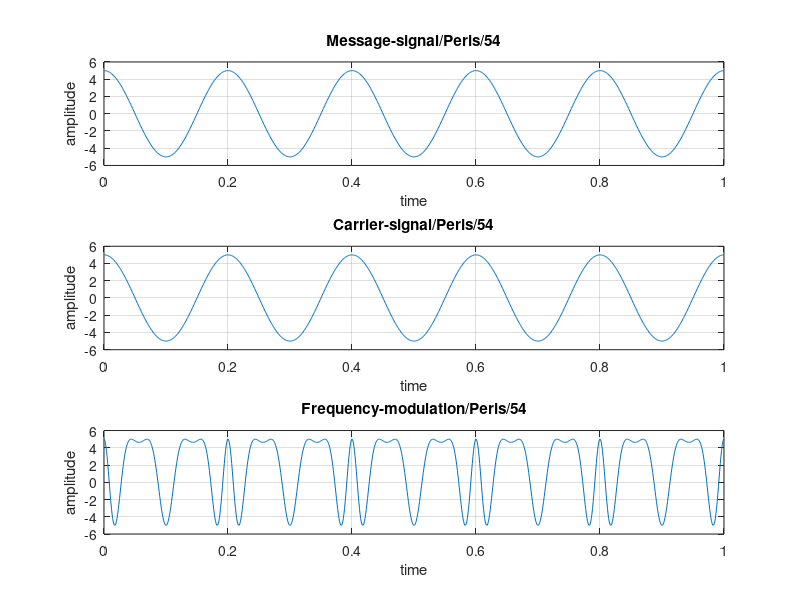

Source code (MATLAB):



clc;
close all;
clear all;
t=0:0.001:1;
fm=input('Enter message frequency');
am=input('Enter message amplitude');
fc=input('Enter carrier frequency');
ac=input('Enter carrier amplitude');
kf=input('Enter frequency sensitivity');
x=am*cos(2*pi*fm*t);
c=ac*cos(2*pi*fc*t);
b=(kf*am)/fm;
A=ac.*cos(2*pi*fc*t+(b.*sin(2*pi*fm*t)));
subplot(3,1,1);
plot(t,x);
xlabel('time');
ylabel('amplitude');
title('Message-signal/Peris/54');
grid on;
subplot(3,1,2);
plot(t,c);
xlabel('time');
ylabel('amplitude');
title('Carrier-signal/Peris/54');
grid on;
subplot(3,1,3);
plot(t,A);
xlabel('time');
ylabel('amplitude');
title('Frequency-modulation/Peris/54');
grid on;